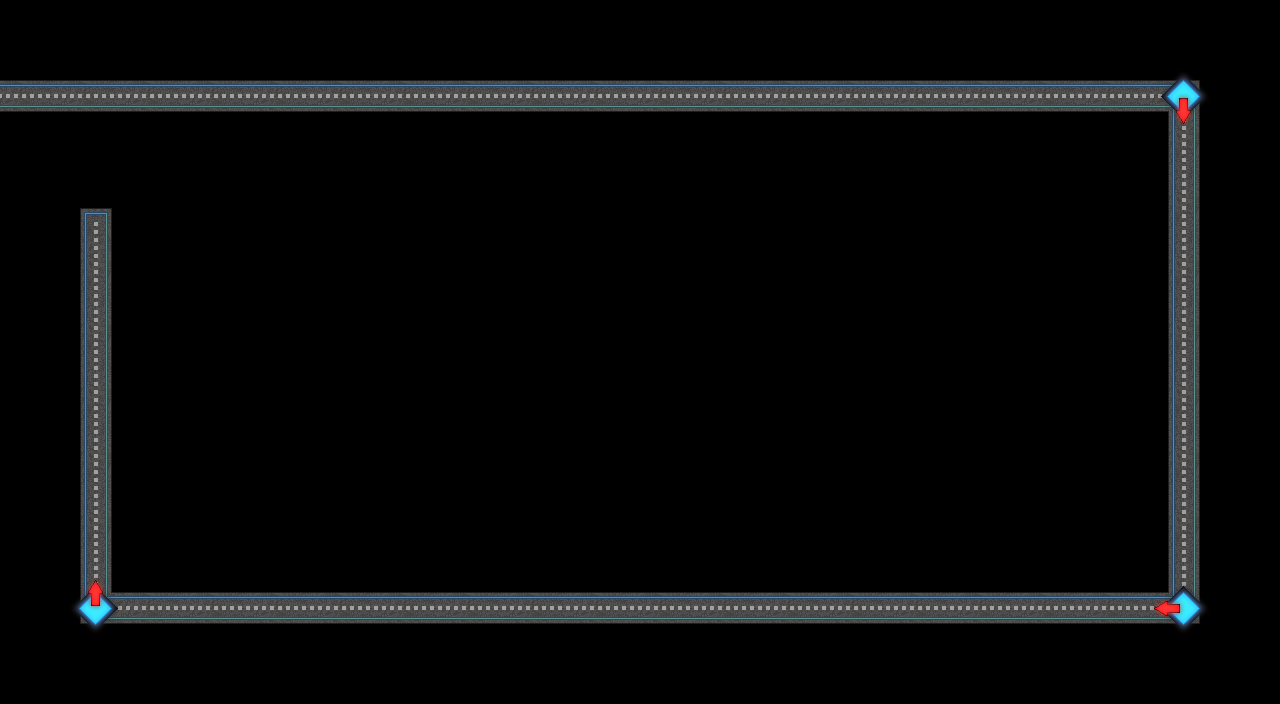

Below is a game level as drawn by its tile map, then a one-line description and the .tmx file that defines it, in full:
An orthogonal 20x11 tile map with 64x64 px tiles, 2 tile layers (way, entities), 2 tilesets and 1 object (Spawn).

<map version="1.0" tiledversion="1.1.5" orientation="orthogonal" renderorder="right-up" width="20" height="11" tilewidth="64" tileheight="64" infinite="0" nextobjectid="23">
 <tileset firstgid="1" name="way" tilewidth="64" tileheight="64" tilecount="16" columns="4">
  <image source="way_tileset.png" width="256" height="256" />
 </tileset>
 <tileset firstgid="17" name="entities" tilewidth="64" tileheight="64" tilecount="16" columns="4">
  <image source="entities_tileset.png" width="256" height="256" />
 </tileset>
 <layer name="way" width="20" height="11">
  <data encoding="csv">
0,0,0,0,0,0,0,0,0,0,0,0,0,0,0,0,0,0,0,0,
1,1,1,1,1,1,1,1,1,1,1,1,1,1,1,1,1,1,6,0,
0,0,0,0,0,0,0,0,0,0,0,0,0,0,0,0,0,0,2,0,
0,7,0,0,0,0,0,0,0,0,0,0,0,0,0,0,0,0,2,0,
0,2,0,0,0,0,0,0,0,0,0,0,0,0,0,0,0,0,2,0,
0,2,0,0,0,0,0,0,0,0,0,0,0,0,0,0,0,0,2,0,
0,2,0,0,0,0,0,0,0,0,0,0,0,0,0,0,0,0,2,0,
0,2,0,0,0,0,0,0,0,0,0,0,0,0,0,0,0,0,2,0,
0,2,0,0,0,0,0,0,0,0,0,0,0,0,0,0,0,0,2,0,
0,9,1,1,1,1,1,1,1,1,1,1,1,1,1,1,1,1,10,0,
0,0,0,0,0,0,0,0,0,0,0,0,0,0,0,0,0,0,0,0
</data>
 </layer>
 <layer name="entities" width="20" height="11">
  <data encoding="csv">
0,0,0,0,0,0,0,0,0,0,0,0,0,0,0,0,0,0,0,0,
0,0,0,0,0,0,0,0,0,0,0,0,0,0,0,0,0,0,23,0,
0,0,0,0,0,0,0,0,0,0,0,0,0,0,0,0,0,0,0,0,
0,25,0,0,0,0,0,0,0,0,0,0,0,0,0,0,0,0,0,0,
0,0,0,0,0,0,0,0,0,0,0,0,0,0,0,0,0,0,0,0,
0,0,0,0,0,0,0,0,0,0,0,0,0,0,0,0,0,0,0,0,
0,0,0,0,0,0,0,0,0,0,0,0,0,0,0,0,0,0,0,0,
0,0,0,0,0,0,0,0,0,0,0,0,0,0,0,0,0,0,0,0,
0,0,0,0,0,0,0,0,0,0,0,0,0,0,0,0,0,0,0,0,
0,24,0,0,0,0,0,0,0,0,0,0,0,0,0,0,0,0,22,0,
0,0,0,0,0,0,0,0,0,0,0,0,0,0,0,0,0,0,0,0
</data>
 </layer>
 <objectgroup name="objects">
  <object id="10" name="spawn1" type="Spawn" gid="17" x="0" y="128" width="64" height="64">
   <properties>
    <property name="cooldown" type="float" value="2" />
    <property name="enemy" value="first" />
    <property name="initialCooldown" type="float" value="5" />
   </properties>
  </object>
 </objectgroup>
</map>